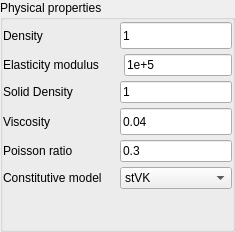
              <widget class="QWidget" name="tab">
               <attribute name="title">
                <string>Properties</string>
               </attribute>
               <layout class="QGridLayout" name="gridLayout_4">
                <property name="leftMargin">
                 <number>0</number>
                </property>
                <property name="topMargin">
                 <number>0</number>
                </property>
                <property name="rightMargin">
                 <number>0</number>
                </property>
                <property name="bottomMargin">
                 <number>0</number>
                </property>
                <property name="spacing">
                 <number>5</number>
                </property>
                <item row="0" column="0">
                 <widget class="QGroupBox" name="phys_prop_group_box">
                  <property name="sizePolicy">
                   <sizepolicy hsizetype="Preferred" vsizetype="MinimumExpanding">
                    <horstretch>0</horstretch>
                    <verstretch>0</verstretch>
                   </sizepolicy>
                  </property>
                  <property name="maximumSize">
                   <size>
                    <width>16777215</width>
                    <height>16777215</height>
                   </size>
                  </property>
                  <property name="title">
                   <string>Physical properties</string>
                  </property>
                  <layout class="QGridLayout" name="gridLayout_51">
                   <property name="leftMargin">
                    <number>0</number>
                   </property>
                   <property name="topMargin">
                    <number>2</number>
                   </property>
                   <property name="rightMargin">
                    <number>0</number>
                   </property>
                   <property name="bottomMargin">
                    <number>0</number>
                   </property>
                   <property name="spacing">
                    <number>5</number>
                   </property>
                   <item row="0" column="0">
                    <layout class="QGridLayout" name="gridLayout_46">
                     <item row="0" column="0">
                      <layout class="QGridLayout" name="gridLayout_11">
                       <item row="0" column="0">
                        <widget class="QLabel" name="prop_1_txt">
                         <property name="sizePolicy">
                          <sizepolicy hsizetype="Preferred" vsizetype="Fixed">
                           <horstretch>0</horstretch>
                           <verstretch>0</verstretch>
                          </sizepolicy>
                         </property>
                         <property name="minimumSize">
                          <size>
                           <width>0</width>
                           <height>27</height>
                          </size>
                         </property>
                         <property name="text">
                          <string>Density</string>
                         </property>
                        </widget>
                       </item>
                       <item row="0" column="1">
                        <spacer name="horizontalSpacer_32">
                         <property name="orientation">
                          <enum>Qt::Horizontal</enum>
                         </property>
                         <property name="sizeType">
                          <enum>QSizePolicy::Expanding</enum>
                         </property>
                         <property name="sizeHint" stdset="0">
                          <size>
                           <width>20</width>
                           <height>13</height>
                          </size>
                         </property>
                        </spacer>
                       </item>
                      </layout>
                     </item>
                     <item row="0" column="1">
                      <widget class="QLineEdit" name="prop_1_box">
                       <property name="sizePolicy">
                        <sizepolicy hsizetype="Expanding" vsizetype="Preferred">
                         <horstretch>0</horstretch>
                         <verstretch>0</verstretch>
                        </sizepolicy>
                       </property>
                       <property name="maximumSize">
                        <size>
                         <width>16777215</width>
                         <height>16777215</height>
                        </size>
                       </property>
                       <property name="inputMethodHints">
                        <set>Qt::ImhDigitsOnly</set>
                       </property>
                       <property name="text">
                        <string>1</string>
                       </property>
                      </widget>
                     </item>
                    </layout>
                   </item>
                   <item row="1" column="0">
                    <layout class="QGridLayout" name="gridLayout_47">
                     <item row="0" column="0">
                      <layout class="QGridLayout" name="gridLayout_14">
                       <item row="0" column="0">
                        <widget class="QLabel" name="prop_2_txt">
                         <property name="sizePolicy">
                          <sizepolicy hsizetype="Minimum" vsizetype="Preferred">
                           <horstretch>0</horstretch>
                           <verstretch>0</verstretch>
                          </sizepolicy>
                         </property>
                         <property name="text">
                          <string>Elasticity modulus</string>
                         </property>
                        </widget>
                       </item>
                       <item row="0" column="1">
                        <spacer name="horizontalSpacer_33">
                         <property name="orientation">
                          <enum>Qt::Horizontal</enum>
                         </property>
                         <property name="sizeType">
                          <enum>QSizePolicy::Expanding</enum>
                         </property>
                         <property name="sizeHint" stdset="0">
                          <size>
                           <width>20</width>
                           <height>13</height>
                          </size>
                         </property>
                        </spacer>
                       </item>
                      </layout>
                     </item>
                     <item row="0" column="1">
                      <widget class="QLineEdit" name="prop_2_box">
                       <property name="sizePolicy">
                        <sizepolicy hsizetype="Expanding" vsizetype="Preferred">
                         <horstretch>0</horstretch>
                         <verstretch>0</verstretch>
                        </sizepolicy>
                       </property>
                       <property name="inputMethodHints">
                        <set>Qt::ImhDigitsOnly</set>
                       </property>
                       <property name="text">
                        <string>1e+5</string>
                       </property>
                      </widget>
                     </item>
                    </layout>
                   </item>
                   <item row="3" column="0">
                    <layout class="QGridLayout" name="gridLayout_49">
                     <item row="0" column="0">
                      <layout class="QGridLayout" name="gridLayout_44">
                       <item row="0" column="0">
                        <widget class="QLabel" name="prop_4_txt">
                         <property name="sizePolicy">
                          <sizepolicy hsizetype="Preferred" vsizetype="Fixed">
                           <horstretch>0</horstretch>
                           <verstretch>0</verstretch>
                          </sizepolicy>
                         </property>
                         <property name="minimumSize">
                          <size>
                           <width>0</width>
                           <height>27</height>
                          </size>
                         </property>
                         <property name="text">
                          <string>Viscosity</string>
                         </property>
                        </widget>
                       </item>
                       <item row="0" column="1">
                        <spacer name="horizontalSpacer_35">
                         <property name="orientation">
                          <enum>Qt::Horizontal</enum>
                         </property>
                         <property name="sizeType">
                          <enum>QSizePolicy::Expanding</enum>
                         </property>
                         <property name="sizeHint" stdset="0">
                          <size>
                           <width>20</width>
                           <height>13</height>
                          </size>
                         </property>
                        </spacer>
                       </item>
                      </layout>
                     </item>
                     <item row="0" column="1">
                      <widget class="QLineEdit" name="prop_4_box">
                       <property name="sizePolicy">
                        <sizepolicy hsizetype="Expanding" vsizetype="Preferred">
                         <horstretch>0</horstretch>
                         <verstretch>0</verstretch>
                        </sizepolicy>
                       </property>
                       <property name="inputMethodHints">
                        <set>Qt::ImhDigitsOnly</set>
                       </property>
                       <property name="text">
                        <string>0.04</string>
                       </property>
                      </widget>
                     </item>
                    </layout>
                   </item>
                   <item row="4" column="0">
                    <layout class="QGridLayout" name="gridLayout_50">
                     <item row="0" column="0">
                      <layout class="QGridLayout" name="gridLayout_45">
                       <item row="0" column="0">
                        <widget class="QLabel" name="prop_5_txt">
                         <property name="text">
                          <string>Poisson ratio</string>
                         </property>
                        </widget>
                       </item>
                       <item row="0" column="1">
                        <spacer name="horizontalSpacer_36">
                         <property name="orientation">
                          <enum>Qt::Horizontal</enum>
                         </property>
                         <property name="sizeType">
                          <enum>QSizePolicy::Expanding</enum>
                         </property>
                         <property name="sizeHint" stdset="0">
                          <size>
                           <width>20</width>
                           <height>13</height>
                          </size>
                         </property>
                        </spacer>
                       </item>
                      </layout>
                     </item>
                     <item row="0" column="1">
                      <widget class="QLineEdit" name="prop_5_box">
                       <property name="sizePolicy">
                        <sizepolicy hsizetype="Expanding" vsizetype="Preferred">
                         <horstretch>0</horstretch>
                         <verstretch>0</verstretch>
                        </sizepolicy>
                       </property>
                       <property name="inputMethodHints">
                        <set>Qt::ImhDigitsOnly</set>
                       </property>
                       <property name="text">
                        <string>0.3</string>
                       </property>
                      </widget>
                     </item>
                    </layout>
                   </item>
                   <item row="2" column="0">
                    <layout class="QGridLayout" name="gridLayout_48">
                     <item row="0" column="0">
                      <layout class="QGridLayout" name="gridLayout_16">
                       <item row="0" column="0">
                        <widget class="QLabel" name="prop_3_txt">
                         <property name="text">
                          <string>Solid Density</string>
                         </property>
                        </widget>
                       </item>
                       <item row="0" column="1">
                        <spacer name="horizontalSpacer_37">
                         <property name="orientation">
                          <enum>Qt::Horizontal</enum>
                         </property>
                         <property name="sizeType">
                          <enum>QSizePolicy::Expanding</enum>
                         </property>
                         <property name="sizeHint" stdset="0">
                          <size>
                           <width>20</width>
                           <height>13</height>
                          </size>
                         </property>
                        </spacer>
                       </item>
                      </layout>
                     </item>
                     <item row="0" column="1">
                      <widget class="QLineEdit" name="prop_3_box">
                       <property name="sizePolicy">
                        <sizepolicy hsizetype="Expanding" vsizetype="Preferred">
                         <horstretch>0</horstretch>
                         <verstretch>0</verstretch>
                        </sizepolicy>
                       </property>
                       <property name="inputMethodHints">
                        <set>Qt::ImhDigitsOnly</set>
                       </property>
                       <property name="text">
                        <string>1</string>
                       </property>
                      </widget>
                     </item>
                    </layout>
                   </item>
                   <item row="6" column="0">
                    <spacer name="verticalSpacer_3">
                     <property name="orientation">
                      <enum>Qt::Vertical</enum>
                     </property>
                     <property name="sizeHint" stdset="0">
                      <size>
                       <width>20</width>
                       <height>40</height>
                      </size>
                     </property>
                    </spacer>
                   </item>
                   <item row="5" column="0">
                    <widget class="QWidget" name="widgetConstitutive" native="true">
                     <layout class="QGridLayout" name="gridLayout_25">
                      <property name="leftMargin">
                       <number>0</number>
                      </property>
                      <property name="topMargin">
                       <number>0</number>
                      </property>
                      <property name="rightMargin">
                       <number>0</number>
                      </property>
                      <property name="bottomMargin">
                       <number>0</number>
                      </property>
                      <property name="spacing">
                       <number>5</number>
                      </property>
                      <item row="0" column="0">
                       <widget class="QLabel" name="label_35">
                        <property name="text">
                         <string>Constitutive model</string>
                        </property>
                       </widget>
                      </item>
                      <item row="0" column="1">
                       <widget class="QComboBox" name="comboBoxConstitutive">
                        <item>
                         <property name="text">
                          <string>stVK</string>
                         </property>
                        </item>
                        <item>
                         <property name="text">
                          <string>stVK85</string>
                         </property>
                        </item>
                        <item>
                         <property name="text">
                          <string>nHK</string>
                         </property>
                        </item>
                       </widget>
                      </item>
                     </layout>
                    </widget>
                   </item>
                  </layout>
                 </widget>
                </item>
               </layout>
              </widget>
